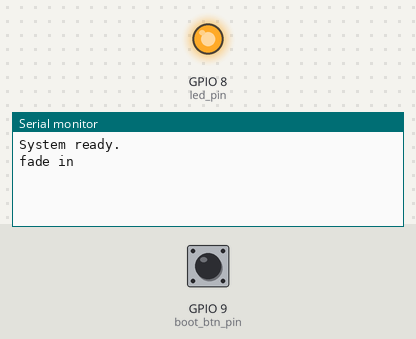
A program run on a simulated ESP32-C3. On the bench: output pins drawn as LEDs (lit = HIGH), the last lines printed to the serial monitor. Inputs (shaded band) come from the test bench; at power-on: GPIO 9 (boot_btn_pin) HIGH.

Above: at 2.2 s.
2.3 s: GPIO 9 (boot_btn_pin) pulled LOW for 0.15 s
At 3.1 s:
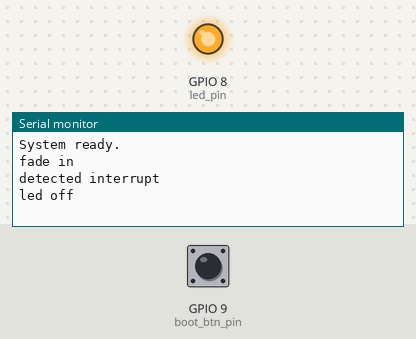
3.9 s: GPIO 9 (boot_btn_pin) pulled LOW for 1 s
At 7.1 s:
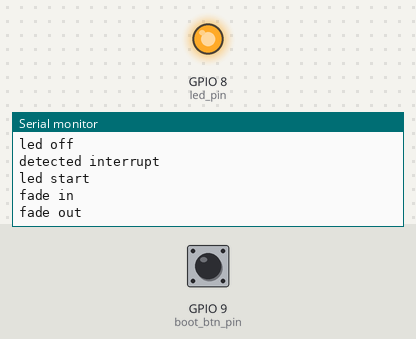

Measured:
- after the input at 2.3 s, the serial monitor: prints a new line at once (image 1)
- after the input at 3.9 s, the serial monitor: prints a new line at once (image 2)

The program:

main.cpp
```cpp
/**
 * ESP32-C3 入门案例 - 板载LED渐变闪烁程序，基于 Arduino ESP32-C3。
 * 使用状态机模式实现LED渐变闪烁，具有高优先级的中断响应。
 *
 * Author: Peter Adams
 * Date: 2025-07-30
 * Board: ESP32-C3-DevKitM-1/ESP32-C3 Super Mini
 * IDE: VSCode + PlatformIO
 */

#include <Arduino.h>
#include <driver/ledc.h>

// 板载LED引脚号
#define led_pin 8
// boot 按钮引脚号
#define boot_btn_pin 9
// 渐变时间
#define fade_in_time 2000
#define fade_out_time 2000
// 渐变间隔
#define fade_interval 500
// ledc 通道 esp32-c3 共有 6 个通道，默认为 0
#define ledc_channel LEDC_CHANNEL_0
// ledc 的 pwm 时钟频率
#define ledc_pwm_freq 5000
// ledc 的 pwm 时钟分辨率
#define ledc_pwm_resolution LEDC_TIMER_12_BIT

// ledc 起始 duty
#define ledc_start_duty 0
// ledc 目标 duty
#define ledc_target_duty 4095

// ledc 状态
enum class LED_STATE
{
  OFF,
  START,
  FADE_IN,
  FADE_OUT,
  FADE_INTERVAL,
  INTERRUPTED,
};

/*
led渐变函数
案例使用的 Arduino Core 版本为 2.x，只能调用 esp32 idf 的底层 api 来操作渐变
3.x 的 Arduino Core Api 可以直接使用 ledcFade 等高级函数
案例既使用了 Arduino 封装的一些高级函数，也使用了 esp32 idf 的底层 api
相应文档：https://docs.espressif.com/projects/arduino-esp32/en/latest/api/ledc.html
*/
void ledc_fade(uint8_t channel, uint32_t target_duty, uint32_t duration)
{
  ledc_set_fade_with_time(LEDC_LOW_SPEED_MODE, (ledc_channel_t)channel, target_duty, duration);
  ledc_fade_start(LEDC_LOW_SPEED_MODE, (ledc_channel_t)channel, LEDC_FADE_NO_WAIT);
}

// 缓存中断前的状态
volatile LED_STATE last_state = LED_STATE::START;
// 当前状态
volatile LED_STATE led_state = LED_STATE::START;

// 中断处理函数
void IRAM_ATTR interrupt_handler()
{
  last_state = led_state;
  led_state = LED_STATE::INTERRUPTED;
}

void setup()
{
  Serial.begin(9600);
  // 配置 ledc，Arduino 会自动配置时钟和计时器
  ledcSetup(ledc_channel, ledc_pwm_freq, ledc_pwm_resolution);
  // 将 ledc 通道绑定到指定引脚，Arduino 会自动配置通道
  ledcAttachPin(led_pin, ledc_channel);
  // 装载渐变函数
  ledc_fade_func_install(0);
  // led 初始状态（熄灭）
  ledcWrite(ledc_channel, ledc_target_duty);

  // 配置 boot 引脚为 input，内部上拉
  pinMode(boot_btn_pin, INPUT_PULLUP);
  // 绑定中断处理函数
  attachInterrupt(digitalPinToInterrupt(boot_btn_pin), interrupt_handler, FALLING);

  delay(1000);
  Serial.println("System ready.");
}

void loop()
{
  // 上次执行某操作的时间
  static uint32_t last_time = 0;

  // 通过中断来控制 led 开关状态
  if (led_state == LED_STATE::INTERRUPTED)
  {
    Serial.println("detected interrupt");
    // 如果中断前 led 渐变正在运行，则将其关闭，否则将其打开
    if (last_state == LED_STATE::OFF)
    {
      Serial.println("led start");
      led_state = LED_STATE::START;
    }
    else
    {
      Serial.println("led off");
      led_state = LED_STATE::OFF;
    }
  }

  // 状态机
  switch (led_state)
  {
  // 关闭状态，确保 led 渐变被关闭且保持熄灭
  case LED_STATE::OFF:
    ledc_stop(LEDC_LOW_SPEED_MODE, ledc_channel, 1);
    ledcWrite(ledc_channel, ledc_target_duty);
    break;
  // 中断状态，由于中断优先级最高，故处理逻辑放在了上面
  case LED_STATE::INTERRUPTED:
    break;
  // 开启状态，初始化 led 渐变，并跳转到 fade_in 状态
  case LED_STATE::START:
    ledc_fade(ledc_channel, ledc_start_duty, fade_in_time);
    led_state = LED_STATE::FADE_IN;
    last_time = millis();
    Serial.println("fade in");
    break;
  // fade_in 状态，间隔时间后跳转到 fade_out 状态
  case LED_STATE::FADE_IN:
    if (millis() - last_time >= fade_in_time)
    {
      // to fade out
      Serial.println("fade out");
      led_state = LED_STATE::FADE_OUT;
      ledc_fade(ledc_channel, ledc_target_duty, fade_out_time);
      last_time = millis();
    }
    break;
  // fade_out 状态，间隔时间后跳转到 fade_interval 状态
  case LED_STATE::FADE_OUT:
    if (millis() - last_time >= fade_out_time)
    {
      // to fade interval
      Serial.println("fade intterval");
      led_state = LED_STATE::FADE_INTERVAL;
      last_time = millis();
    }
    break;
  // fade_interval 状态，间隔时间后跳转到 fade_in 状态
  case LED_STATE::FADE_INTERVAL:
    ledcWrite(ledc_channel, ledc_target_duty);
    if (millis() - last_time >= fade_interval)
    {
      // to fade in
      Serial.println("fade in");
      led_state = LED_STATE::FADE_IN;
      ledc_fade(ledc_channel, ledc_start_duty, fade_in_time);
      last_time = millis();
    }
    break;
  // 其它状态为非法状态，保持 led 关闭
  default:
    led_state = LED_STATE::OFF;
    break;
  }

  // 延时 33ms，减小占用率（约等于 30帧/s）
  delay(33);
}
```
